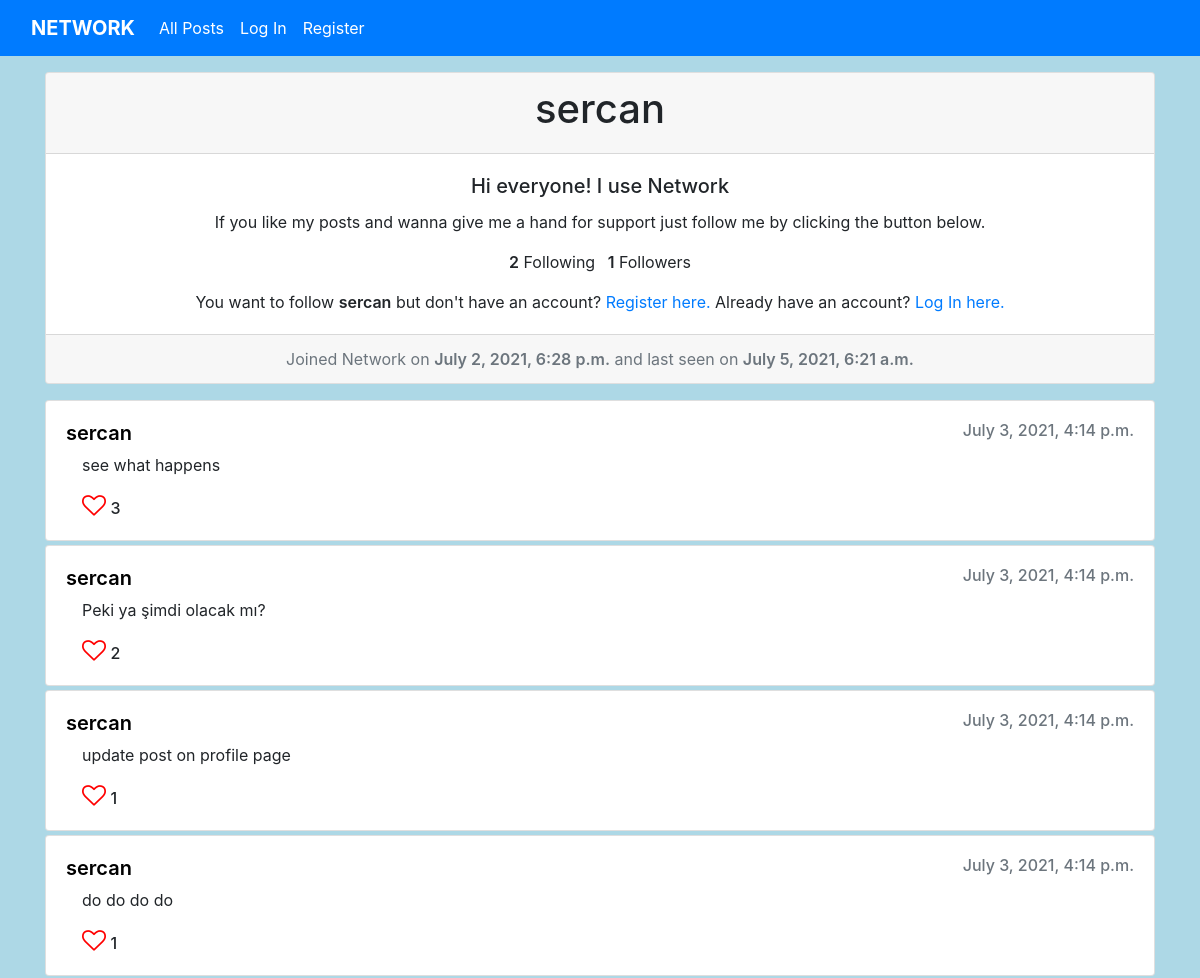
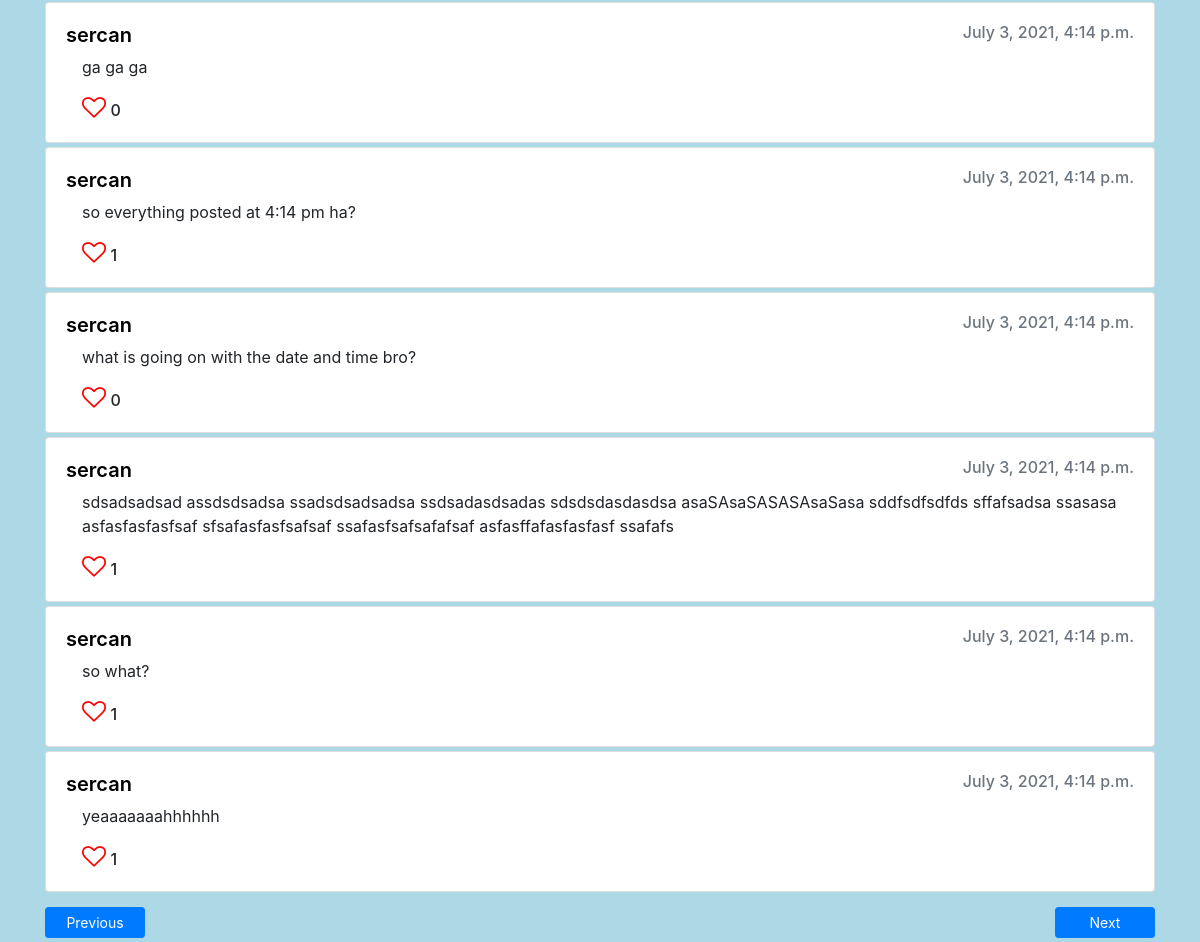
The app's page /profile/1/2 with its own data (2 pictures, top to bottom).
### network/models.py (models this page shows)
class User(AbstractUser):
    pass

class Post(models.Model):
    user = models.ForeignKey(User, on_delete=models.CASCADE)
    content = models.CharField(max_length=200)
    created = models.DateTimeField(default=datetime.now())
    updated = models.DateTimeField(default=datetime.now())

### network/views.py (the view)
# urls.py: path("profile/<int:user_id>", views.profile, name="profile"),
def profile(request, user_id, page=1):
    try:
        profileUser = User.objects.get(id=user_id)
    except:
        return HttpResponse("No such user")
    start = 0
    end = 0
    previous = 0
    if page == 1:
        start = 0
        end = 10
    else:
        end = page * 10
        start = end - 10
        previous = page - 1
    userPosts = Post.objects.filter(user_id = profileUser.id).order_by('created').reverse()[start:end]
    userFollowers = Follow.objects.filter(followedUser = profileUser.id).count()
    following = Follow.objects.filter(user_id = profileUser.id).count()
    is_following = Follow.objects.filter(user_id = request.user.id, followedUser=profileUser.id)
    if len(is_following) > 0:
        is_following = True
    else:
        is_following = False
    postLikesTotal = {}
    userLikes = {}
    for p in userPosts:
        likes = Like.objects.filter(post_id = p.id)
        if likes:
            postLikesTotal[p.id] = len(likes)
        else:
            postLikesTotal[p.id] = 0
        userLike = Like.objects.filter(user_id = request.user.id).filter(post_id = p.id)
        if userLike:
            userLikes[p.id] = True
        else:
            userLikes[p.id] = False
    return render(request, "network/profile.html", {
        "profileUser": profileUser,
        "userPosts": userPosts,
        "userFollowers": userFollowers,
        "following": following,
        "is_following": is_following,
        "postLikesTotal": postLikesTotal,
        "userLikes": userLikes,
        "next": page + 1,
        "previous": previous,
    })

### network/views.py (called while the page is built)
@register.filter
def get_item(dictionary, key):
    return dictionary.get(key)

### network/templates/network/profile.html (shortened to what this page needs)
{% extends "network/layout.html" %}
{% load static %}
{% block body %}
    <div class="card text-center mb-3 mt-3">
        <div class="card-header">
        <h1>{{ profileUser.username }}</h1>
        </div>
        <div class="card-body">
        <h5 class="card-title">Hi everyone! I use Network</h5>
        <p class="card-text">If you like my posts and wanna give me a hand for support just follow me by clicking the button below.</p>
        <p class="card-text" style="display: inline;"><span style="font-weight: 600;" id="following">{{ following }}</span> Following</p>
        <p class="card-text ml-2" style="display: inline;"><span style="font-weight: 600;" id="followers">{{ userFollowers }}</span> Followers</p>
        {% if not user.is_authenticated %}
            <div class="mt-3">
            You want to follow <span style="font-weight: 600;">{{ profileUser.username }}</span> but don't have an account? <a href="{% url 'register' %}">Register here.</a> Already have an account? <a href="{% url 'login' %}">Log In here.</a>
            </div>
        {% endif %}
        </div>
        <div class="card-footer text-muted">
        Joined Network on <span style="font-weight: 600;">{{ profileUser.date_joined }}</span> and last seen on <span style="font-weight: 600;">{{ profileUser.last_login }}</span>
        </div>
    </div>
    {% if userPosts %}
        {% for p in userPosts %}
        <div class="card mb-1">
            <div class="card-body">
                <div class="cardHeading-{{ p.id }}" style="display: flex; justify-content: space-between; vertical-align: middle;">
                    <a href="javascript:void(0)" style="text-decoration: none; color: black; margin: 0px; vertical-align: middle;">
                        <h5 class="card-title" style="font-weight: 600; margin: 0px;">{{ p.user.username }}</h5>
                    </a>
                    <h6 class="card-subtitle mb-2 text-muted" style="margin: 0px !important;">{{ p.created }}</h6>
                </div>
            <p class="card-text ml-3 mt-2" data-content="{{ p.id }}">{{ p.content }}</p>
            <div class="iconGroup-{{ p.id }}">
                <a href="javascript:void(0)" class="card-link ml-3">
                    {% if userLikes|get_item:p.id %}
                    <i class="fa fa-heart like" style="font-size:24px; color:red" data-postid="{{ p.id }}"></i>
                    {% else %}
                    <i class="fa fa-heart-o like" style="font-size:24px; color:red" data-postid="{{ p.id }}"></i>
                    {% endif %}
                </a>
                {% if postLikesTotal|length > 0 %}
                    <p style="font-weight: 500; display: inline;" id="{{ p.id }}">{{ postLikesTotal|get_item:p.id }}</p>
                {%endif%}
            </div>
            </div>
        </div>
        {% endfor %}
        <div style="margin-top: 15px; margin-bottom: 50px;">
            {% if previous != 0 %}
            <a href="{% url 'profile' profileUser.id previous %}" class="btn btn-sm btn-primary" style="width: 100px; float: left;">Previous</a>
            {% endif %}
            {% if not userPosts|length < 10 %}
            <a href="{% url 'profile' profileUser.id next %}" class="btn btn-sm btn-primary" style="width: 100px; float:right;">Next</a>
            {% endif %}
        </div>
    {% else %}
        This user has no posts.
    {% endif %}
{% endblock %}

### records on screen
User: username "sercan", date_joined "July 2, 2021, 6:28 p.m.", last_login "July 5, 2021, 6:21 a.m."
Post: user.username "sercan", created "July 3, 2021, 4:14 p.m.", content "see what happens", id "3"
Post: user.username "sercan", created "July 3, 2021, 4:14 p.m.", content "Peki ya şimdi olacak mı?", id "2"
Post: user.username "sercan", created "July 3, 2021, 4:14 p.m.", content "update post on profile page", id "1"
Post: user.username "sercan", created "July 3, 2021, 4:14 p.m.", content "do do do do", id "1"
Post: user.username "sercan", created "July 3, 2021, 4:14 p.m.", content "ga ga ga", id "0"
Post: user.username "sercan", created "July 3, 2021, 4:14 p.m.", content "so everything posted at 4:14 pm ha?", id "1"
Post: user.username "sercan", created "July 3, 2021, 4:14 p.m.", content "what is going on with the date and time bro?", id "0"
Post: user.username "sercan", created "July 3, 2021, 4:14 p.m.", content "sdsadsadsad assdsdsadsa ssadsdsadsadsa ssdsadasdsadas sdsdsdasdasdsa asaSAsaSASASAsaSasa sddfsdfsdfds sffafsadsa ssasasa asfasfasfasfsaf sfsafasfasfsafsaf ssafasfsafsafafsaf asfasffafasfasfasf ssafafs", id "1"
Post: user.username "sercan", created "July 3, 2021, 4:14 p.m.", content "so what?", id "1"
Post: user.username "sercan", created "July 3, 2021, 4:14 p.m.", content "yeaaaaaaahhhhhh", id "1"

### other values on screen
{{ following }} "2"
{{ userFollowers }} "1"
